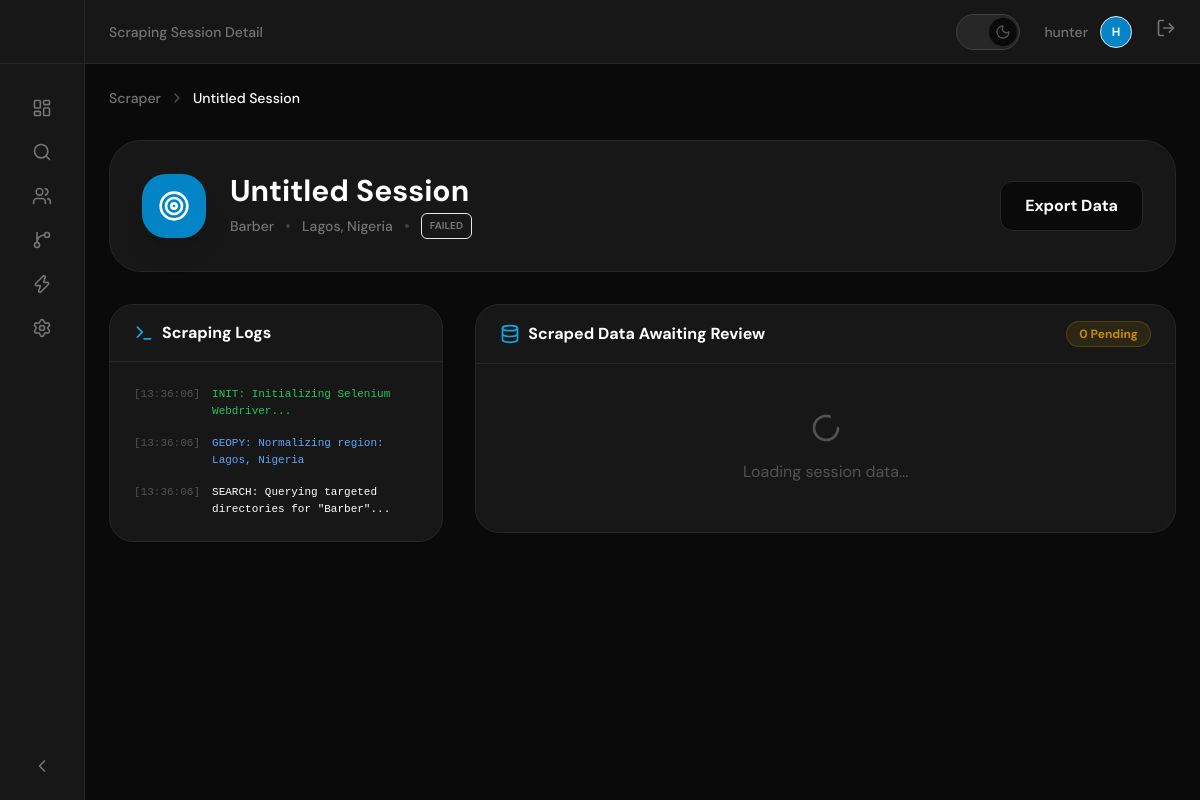
The page /dashboard/scraper/session/2/ (signed in) on the database its author committed.
### leads/models.py (models this page shows, shortened)
class ScraperJob(models.Model):
    STATUS_CHOICES = [
        ('pending', 'Pending'),
        ('running', 'Running'),
        ('completed', 'Completed'),
        ('failed', 'Failed'),
    ]
    name = models.CharField(max_length=255, help_text="Session name for this niche")
    niche = models.CharField(max_length=255)
    keywords = models.CharField(max_length=512)
    region = models.CharField(max_length=255)
    status = models.CharField(max_length=20, choices=STATUS_CHOICES, default='pending')
    progress = models.IntegerField(default=0)
    leads_found = models.IntegerField(default=0)
    stop_requested = models.BooleanField(default=False)
    created_at = models.DateTimeField(auto_now_add=True)
    completed_at = models.DateTimeField(null=True, blank=True)

### leads/views.py (the view)
# urls.py: path('scraper/session/<int:pk>/', views.scraper_session_detail, name='scraper-session-detail'),
@login_required
def scraper_session_detail(request, pk):
    job = get_object_or_404(ScraperJob, pk=pk)
    raw_leads = job.raw_leads.filter(is_approved=False).order_by('-created_at')
    context = {
        'job': job,
        'raw_leads': raw_leads,
    }
    return render(request, 'leads/scraper_session_detail.html', context)

### leads/templates/leads/scraper_session_detail.html (shortened to what this page needs)
{% extends 'base.html' %}
{% block header_title %}Scraping Session Detail{% endblock %}
{% block content %}
<div class="space-y-8">
    <nav class="flex items-center space-x-2 text-sm font-medium">
        <a href="{% url 'leads:scraper-dashboard' %}" class="text-surface-500 hover:text-primary-500 transition-colors">Scraper</a>
        <i data-lucide="chevron-right" class="w-4 h-4 text-surface-400"></i>
        <span class="text-surface-950">{{ job.name }}</span>
    </nav>
    <div class="bg-surface-100 border border-surface-200 p-8 rounded-[2rem] shadow-sm">
        <div class="flex flex-col lg:flex-row lg:items-center justify-between gap-6">
            <div class="flex items-center space-x-6">
                <div class="w-16 h-16 bg-primary-600 rounded-3xl flex items-center justify-center text-white shadow-xl shadow-primary-600/20">
                    <i data-lucide="target" class="w-8 h-8"></i>
                </div>
                <div>
                    <h1 class="text-3xl font-bold mb-1 text-surface-950">{{ job.name }}</h1>
                    <div class="flex flex-wrap items-center gap-3 text-sm">
                        <span class="text-surface-500 font-medium">{{ job.niche }}</span>
                        <span class="w-1 h-1 bg-surface-300 rounded-full"></span>
                        <span class="text-surface-500 font-medium">{{ job.region }}</span>
                        <span class="w-1 h-1 bg-surface-300 rounded-full"></span>
                        <span class="px-2 py-0.5 rounded-md text-[10px] font-bold uppercase border
                            {% if job.status == 'completed' %}bg-green-500/10 text-green-500 border-green-500/20
                            {% elif job.status == 'running' %}bg-primary-500/10 text-primary-500 border-primary-500/20
                            {% else %}bg-surface-500/10 text-surface-500 border-surface-500/20{% endif %}">
                            {{ job.status }}
                        </span>
                    </div>
                </div>
            </div>
            <div class="flex items-center space-x-3">
                <button class="bg-surface-50 text-surface-950 border border-surface-200 px-6 py-3 rounded-xl font-bold hover:bg-surface-200 transition-all">
                    Export Data
                </button>
            </div>
        </div>
    </div>
    <div class="grid grid-cols-1 lg:grid-cols-3 gap-8">
        <div class="lg:col-span-1 space-y-6">
            <div class="bg-surface-100 border border-surface-200 rounded-3xl overflow-hidden shadow-sm">
                <div class="px-6 py-4 border-b border-surface-200 bg-surface-200/30">
                    <h2 class="font-bold flex items-center text-surface-950">
                        <i data-lucide="terminal" class="w-5 h-5 mr-2 text-primary-500"></i>
                        Scraping Logs
                    </h2>
                </div>
                <div class="p-6 space-y-4 max-h-[500px] overflow-y-auto font-mono text-[11px]">
                    <div class="flex items-start space-x-3">
                        <span class="text-surface-400 shrink-0">[{{ job.created_at|date:"H:i:s" }}]</span>
                        <span class="text-green-500">INIT: Initializing Selenium Webdriver...</span>
                    </div>
                    <div class="flex items-start space-x-3">
                        <span class="text-surface-400 shrink-0">[{{ job.created_at|date:"H:i:s" }}]</span>
                        <span class="text-blue-400">GEOPY: Normalizing region: {{ job.region }}</span>
                    </div>
                    <div class="flex items-start space-x-3">
                        <span class="text-surface-400 shrink-0">[{{ job.created_at|date:"H:i:s" }}]</span>
                        <span class="text-surface-950">SEARCH: Querying targeted directories for "{{ job.niche }}"...</span>
                    </div>
                </div>
            </div>
        </div>
        <div class="lg:col-span-2">
            <div class="bg-surface-100 border border-surface-200 rounded-3xl overflow-hidden shadow-sm">
                <div class="px-6 py-4 border-b border-surface-200 bg-surface-200/30 flex items-center justify-between">
                    <h2 class="font-bold flex items-center text-surface-950">
                        <i data-lucide="database" class="w-5 h-5 mr-2 text-primary-500"></i>
                        Scraped Data Awaiting Review
                    </h2>
                    <span class="px-3 py-1 rounded-full bg-yellow-500/10 text-yellow-600 text-xs font-bold border border-yellow-500/20">
                        {{ raw_leads.count }} Pending
                    </span>
                </div>
                <div id="raw-leads-list" hx-get="{% url 'leads:raw-lead-list-partial' %}?job_id={{ job.id }}" hx-trigger="load, rawLeadsChanged from:body">
                    <div class="p-12 text-center text-surface-400">
                        <i data-lucide="loader-2" class="w-8 h-8 animate-spin mx-auto mb-4"></i>
                        <p>Loading session data...</p>
                    </div>
                </div>
            </div>
        </div>
    </div>
</div>
{% endblock %}

### templates/base.html (shortened to what this page needs)
<!DOCTYPE html>
<html lang="en" class="dark">
<head>
    <script src="https://cdn.tailwindcss.com"></script>
</head>
<body class="bg-surface-50 text-surface-900 font-sans transition-colors duration-300" hx-headers='{"X-CSRFToken": "{{ csrf_token }}"}'>
    <div class="flex h-screen overflow-hidden" x-data="{ sidebarOpen: false, sidebarCollapsed: $persist(false).as('sidebarCollapsed') }">
        <aside class="fixed inset-y-0 left-0 z-50 bg-surface-100 border-r border-surface-200 transform transition-all duration-300 ease-in-out md:relative md:translate-x-0 sidebar-transition"
               :class="{
                   'translate-x-0': sidebarOpen,
                   '-translate-x-full': !sidebarOpen,
                   'w-64': !sidebarCollapsed,
                   'w-20': sidebarCollapsed
               }">
            <div class="flex items-center h-16 px-6 border-b border-surface-200" :class="sidebarCollapsed ? 'justify-center' : 'justify-between'">
            </div>
            <nav class="mt-6 px-4 space-y-1">
                <a href="{% url 'leads:dashboard' %}" class="flex items-center px-4 py-2.5 text-sm font-medium rounded-lg transition-all group {% if request.resolver_match.url_name == 'dashboard' %}bg-primary-600 text-white shadow-lg shadow-primary-600/20{% else %}text-surface-500 hover:text-surface-950 hover:bg-surface-200{% endif %}" :title="sidebarCollapsed ? 'Dashboard' : ''">
                    <i data-lucide="layout-dashboard" class="w-5 h-5 shrink-0" :class="sidebarCollapsed ? 'mr-0' : 'mr-3'"></i>
                </a>
                <a href="{% url 'leads:scraper-dashboard' %}" class="flex items-center px-4 py-2.5 text-sm font-medium rounded-lg transition-all group {% if request.resolver_match.url_name == 'scraper-dashboard' %}bg-primary-600 text-white shadow-lg shadow-primary-600/20{% else %}text-surface-500 hover:text-surface-950 hover:bg-surface-200{% endif %}" :title="sidebarCollapsed ? 'Scraper' : ''">
                    <i data-lucide="search" class="w-5 h-5 shrink-0" :class="sidebarCollapsed ? 'mr-0' : 'mr-3'"></i>
                </a>
                <a href="{% url 'leads:lead-list' %}" class="flex items-center px-4 py-2.5 text-sm font-medium rounded-lg transition-all group {% if request.resolver_match.url_name == 'lead-list' %}bg-primary-600 text-white shadow-lg shadow-primary-600/20{% else %}text-surface-500 hover:text-surface-950 hover:bg-surface-200{% endif %}" :title="sidebarCollapsed ? 'Leads' : ''">
                    <i data-lucide="users" class="w-5 h-5 shrink-0" :class="sidebarCollapsed ? 'mr-0' : 'mr-3'"></i>
                </a>
                <a href="{% url 'leads:pipeline' %}" class="flex items-center px-4 py-2.5 text-sm font-medium rounded-lg transition-all group {% if request.resolver_match.url_name == 'pipeline' %}bg-primary-600 text-white shadow-lg shadow-primary-600/20{% else %}text-surface-500 hover:text-surface-950 hover:bg-surface-200{% endif %}" :title="sidebarCollapsed ? 'Pipeline' : ''">
                    <i data-lucide="git-branch" class="w-5 h-5 shrink-0" :class="sidebarCollapsed ? 'mr-0' : 'mr-3'"></i>
                </a>
                <a href="{% url 'leads:automation-dashboard' %}" class="flex items-center px-4 py-2.5 text-sm font-medium rounded-lg transition-all group {% if request.resolver_match.url_name == 'automation-dashboard' %}bg-primary-600 text-white shadow-lg shadow-primary-600/20{% else %}text-surface-500 hover:text-surface-950 hover:bg-surface-200{% endif %}" :title="sidebarCollapsed ? 'Automation' : ''">
                    <i data-lucide="zap" class="w-5 h-5 shrink-0" :class="sidebarCollapsed ? 'mr-0' : 'mr-3'"></i>
                </a>
                <a href="{% url 'leads:settings' %}" class="flex items-center px-4 py-2.5 text-sm font-medium rounded-lg transition-all group {% if request.resolver_match.url_name == 'settings' %}bg-primary-600 text-white shadow-lg shadow-primary-600/20{% else %}text-surface-500 hover:text-surface-950 hover:bg-surface-200{% endif %}" :title="sidebarCollapsed ? 'Settings' : ''">
                    <i data-lucide="settings" class="w-5 h-5 shrink-0" :class="sidebarCollapsed ? 'mr-0' : 'mr-3'"></i>
                </a>
            </nav>
            <div class="absolute bottom-4 left-0 w-full px-4 hidden md:block">
                <button @click="sidebarCollapsed = !sidebarCollapsed" class="flex items-center w-full px-4 py-2 text-sm font-medium text-surface-500 hover:text-surface-950 hover:bg-surface-200 rounded-lg transition-all">
                    <i data-lucide="chevron-left" class="w-5 h-5 transition-transform" :class="sidebarCollapsed ? 'rotate-180' : ''"></i>
                </button>
            </div>
        </aside>
        <div class="flex-1 flex flex-col overflow-hidden bg-surface-50">
            <header class="h-16 bg-surface-100 border-b border-surface-200 flex items-center justify-between px-6 transition-colors duration-300">
                <div class="text-sm font-medium text-surface-500">
                    {% block header_title %}Huntly{% endblock %}
                </div>
                <div class="flex items-center space-x-6">
                    <button id="theme-toggle" class="relative inline-flex h-9 w-16 items-center justify-center rounded-full bg-surface-200 border border-surface-300 transition-all duration-300 focus:outline-none">
                        <div class="absolute left-1 flex h-7 w-7 items-center justify-center rounded-full bg-surface-50 shadow-sm transition-all duration-300 transform dark:translate-x-7">
                            <i data-lucide="moon" class="w-4 h-4 hidden dark:block text-surface-400"></i>
                        </div>
                    </button>
                    <a href="{% url 'leads:profile' %}" class="flex items-center space-x-3 group">
                        <span class="text-sm text-surface-500 font-medium group-hover:text-surface-950 transition-colors">{{ user.username }}</span>
                        <div class="w-8 h-8 rounded-full bg-primary-600 border border-primary-500/20 flex items-center justify-center text-xs font-bold text-white group-hover:scale-110 transition-transform">
                            {{ user.username.0|upper }}
                        </div>
                    </a>
                    <form action="{% url 'core:logout' %}" method="post" class="inline">
                        <button type="submit" class="text-surface-500 hover:text-surface-950 transition-colors">
                            <i data-lucide="log-out" class="w-5 h-5"></i>
                        </button>
                    </form>
                </div>
            </header>
            <main class="flex-1 overflow-x-hidden overflow-y-auto bg-surface-50 p-6">
                {% block content %}{% endblock %}
            </main>
        </div>
    </div>
</body>
</html>

### templates/base.html (style rules this page uses)
:root { --primary-50: #f0f9ff; --primary-100: #e0f2fe; --primary-200: #bae6fd; --primary-300: #7dd3fc; --primary-400: #38bdf8; --primary-500: #0ea5e9; --primary-600: #0284c7; --primary-700: #0369a1; --primary-800: #075985; --primary-900: #0c4a6e; --surface-50: #ffffff; --surface-100: #f5f5f5; --surface-200: #eeeeee; --surface-300: #e0e0e0; --surface-400: #bdbdbd; --surface-500: #9e9e9e; --surface-600: #757575; --surface-700: #616161; --surface-800: #424242; --surface-900: #212121; --surface-950: #0a0a0a; }
.dark { --surface-50: #0a0a0a; --surface-100: #171717; --surface-200: #262626; --surface-300: #404040; --surface-400: #525252; --surface-500: #737373; --surface-600: #a3a3a3; --surface-700: #d4d4d4; --surface-800: #e5e5e5; --surface-900: #f5f5f5; --surface-950: #ffffff; }
.sidebar-transition { transition: all 0.3s cubic-bezier(0.4, 0, 0.2, 1); }
body { background-color: var(--surface-50); color: var(--surface-900); }

### rows shown on the page
ScraperJob: name "Untitled Session", niche "Barber", region "Lagos, Nigeria", status "FAILED", created_at "13:36:06"

### other values the page prints
{{ user.username }} "hunter"
{{ user.username.0|upper }} "H"
{{ raw_leads.count }} "0"
